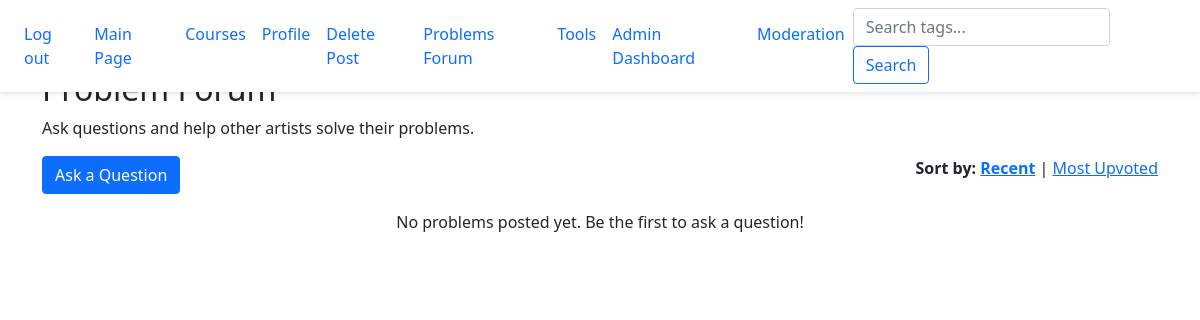
Page /main/problems (signed in) on the earlier database version.
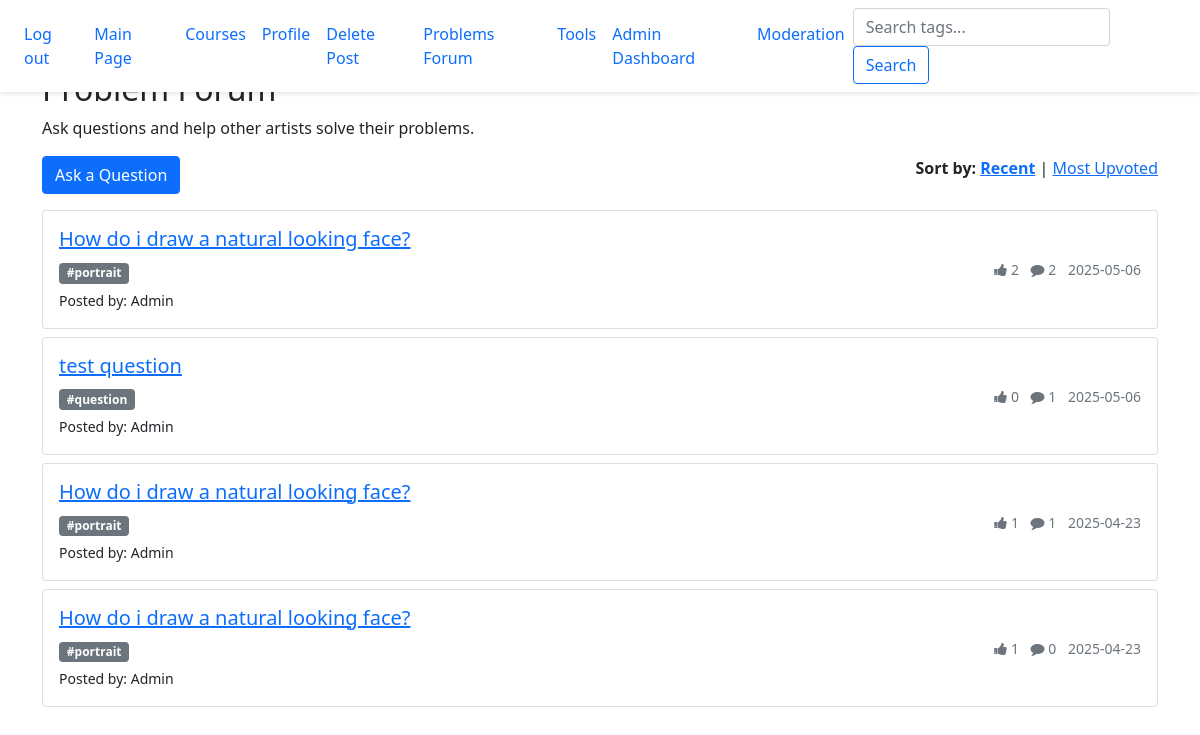
Same page on the later database version.
### website/models.py (models this page shows, shortened)
class Problem(db.Model):
    id = db.Column(db.Integer, primary_key=True)
    title = db.Column(db.String(200), nullable=False)
    description = db.Column(db.Text)
    image_url = db.Column(db.String(300), nullable=True)
    is_approved = db.Column(db.Boolean, default=False)
    timestamp = db.Column(db.DateTime, default=datetime.utcnow)
    user_id = db.Column(db.Integer, db.ForeignKey('user.id'), nullable=False)
    user = db.relationship('User', backref='problems')
    tags = db.relationship('Tag', secondary=problem_tags, backref='problems')
    upvotes = db.relationship('ProblemUpvote', backref='problem', lazy='dynamic')
    comments = db.relationship('ProblemComment', backref='problem', lazy='dynamic')

class Tag(db.Model):
    id = db.Column(db.Integer, primary_key=True)
    name = db.Column(db.String(50), unique=True, nullable=False)

class User(db.Model, UserMixin):
    id = db.Column(db.Integer, primary_key = True)
    email = db.Column(db.String(150), unique = True)
    password = db.Column(db.String(150))
    posts = db.relationship('Posts', backref='author', lazy=True) # user's posts
    username = db.Column(db.String(150), unique=True, nullable=False)  # renamed from first_name
    user_image = db.Column(db.String(300), nullable=True)  # path to profile image
    is_admin = db.Column(db.Boolean, default=False) # check to see if this is an admin or not
    lesson_progress = db.relationship('LessonProgress', backref='user', lazy=True) #user's lesson progress, tracked by watching the tutorial video in the lesson

### website/views.py (the view)
@views.route('/main/problems')  # problems forum
@login_required
def problems():
    sort_by = request.args.get('sort_by', 'recent')  # Default sort by recent
    approved_problems = Problem.query.filter_by(is_approved=True).all()
    if sort_by == 'upvotes':
        approved_problems.sort(key=lambda problem: calculate_problem_score(problem), reverse=True)
    else:  #default to sorting by recent
        approved_problems.sort(key=lambda problem: problem.timestamp, reverse=True)
    return render_template("problems.html", problems=approved_problems, sort_by=sort_by)

### website/__init__.py (called while the page is built)
def create_app():
    app = Flask(__name__)
    app.config['SECRET_KEY'] = 'touplis' #secret key for dev only
    app.config['SQLALCHEMY_DATABASE_URI'] = f'sqlite:///{DB_NAME}'
    db.init_app(app)
    migrate.init_app(app, db)
    from .views import views
    from .auth import auth
    from .admin import admin
    app.register_blueprint(views, url_prefix='/')
    app.register_blueprint(auth, url_prefix='/')
    app.register_blueprint(admin)
    from .models import User, Posts, Course
    login_manager = LoginManager()
    login_manager.login_view = 'auth.login'
    login_manager.init_app(app)
    @login_manager.user_loader
    def load_user(id):
        return User.query.get(int(id))
    @app.context_processor
    def inject_user():
        return dict(user=current_user)
    create_database(app)
    return app

### website/templates/problems.html (shortened to what this page needs)
{% extends "base.html" %}
{% block content %}
<h2>Problem Forum</h2>
<p>Ask questions and help other artists solve their problems.</p>
<div class="row mb-3">
  <div class="col-md-6">
    <a href="{{ url_for('views.create_problem') }}" class="btn btn-primary">Ask a Question</a>
  </div>
  <div class="col-md-6 text-right">
    <strong>Sort by:</strong>
    <a href="{{ url_for('views.problems', sort_by='recent') }}"
       class="{{ 'font-weight-bold' if sort_by == 'recent' else '' }}">Recent</a> |
    <a href="{{ url_for('views.problems', sort_by='upvotes') }}"
       class="{{ 'font-weight-bold' if sort_by == 'upvotes' else '' }}">Most Upvoted</a>
  </div>
</div>
<div class="problems-list">
  {% for problem in problems %}
    <div class="card mb-2" style="max-height: 150px; overflow: hidden;">
      <div class="card-body p-3">
        <h5>
          <a href="{{ url_for('views.problem_detail', problem_id=problem.id) }}">{{ problem.title }}</a>
        </h5>
        <div class="d-flex justify-content-between">
          <div>
            {% for tag in problem.tags %}
              <span class="badge badge-secondary">#{{ tag.name }}</span>
            {% endfor %}
          </div>
          <small class="text-muted">
            <i class="fa fa-thumbs-up"></i> {{ problem.upvotes.count() }}
            <i class="fa fa-comment ml-2"></i> {{ problem.comments.count() }}
            <span class="ml-2">{{ problem.timestamp.strftime('%Y-%m-%d') }}</span>
          </small>
        </div>
        <div class="mt-1">
          <small>Posted by: {{ problem.user.username }}</small>
        </div>
      </div>
    </div>
  {% else %}
    <p class="text-center">No problems posted yet. Be the first to ask a question!</p>
  {% endfor %}
</div>
{% endblock %}

Differences in the rows shown:
added Problem: title "How do i draw a natural looking face?", upvotes.count "2", comments.count "2", timestamp "2025-05-06", user.username "Admin"
now on this page (row unchanged): Tag: name "portrait"
added Problem: title "test question", upvotes.count "0", comments.count "1", timestamp "2025-05-06", user.username "Admin"
now on this page (row unchanged): Tag: name "question", shown under "test question"
now on this page (row edited): Problem: title "How do i draw a natural looking face?", upvotes.count "1", comments.count "1", timestamp "2025-04-23", user.username "Admin"
now on this page (row edited): Problem: title "How do i draw a natural looking face?", upvotes.count "1", comments.count "0", timestamp "2025-04-23", user.username "Admin"
Other differences:
text no longer shown: "No problems posted yet. Be the first to ask a question!"
